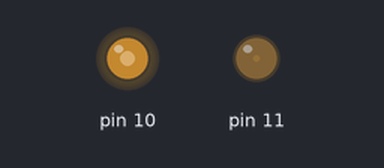
Recording of a sketch running on a simulated Arduino Uno, built with avr-gcc and run on an emulated ATmega328P. Parts: output pins drawn as LEDs (lit = HIGH).

Above: at 0.05 s.
At 1.05 s:
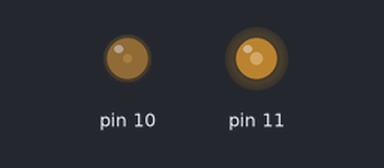
At 2.05 s:
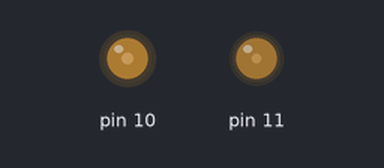
Timing chart, 0 to 5.9 s (numbered marks = the images above):
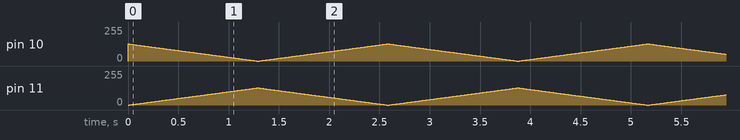

The sketch:

double_led.ino
```cpp
void setup() {
  // put your setup code here, to run once:

}

void loop() {
  for(int i = 0, j = 128; i < 129; i++,j--)
  {
    analogWrite(11,i);
    analogWrite(10,j);

    delay(10);
  }
  for(int i = 0, j = 128; i < 129; i++,j--)
  {
    analogWrite(11,j);
    analogWrite(10,i);

    delay(10);
  }
}
```
